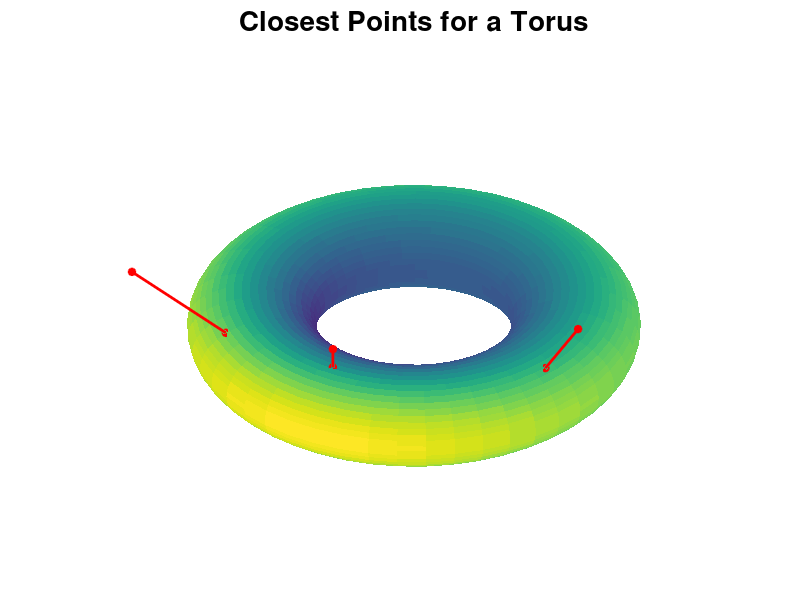

Source code (MATLAB):
%% Closest point for a torus
%
%% Parameters
R = 5;  r = 2;  L = R+r+1;

N = 50;
dx = 2*L/N;
x = dx-L:dx:L;

%[X, Y, Z] = meshgrid(x);



%%

theta = linspace(0, 2*pi, N);
phi = theta';


x3 = (r*cos(theta) + R).*cos(phi);
y3 = (r*cos(theta) + R).*sin(phi);
z3 = r*sin(theta) + 0*phi;

K = cos(theta)./(R + r*cos(theta'));


%%
figure(1)
%surf(x3, y3, z3, K, 'edgecolor', 'none')
surf(x3, y3, z3, K, 'edgecolor', 'none')
hold on, axis tight, axis off, view([-60 60])
title('Closest Points for a Torus', 'Fontsize', 20)

%%
a1 = -2; b1 = -7; c1 = 5;

[Pth, Pr, Pz] = cart2pol(a1, b1, c1);
[Pth1, Pr1] = cart2pol(Pr-R, Pz);
[Pr2, Pz2] = pol2cart(Pth1, r);
[cpa1, cpb1, cpc1] = pol2cart(Pth, Pr2+R, Pz2);

a2 = -5; b2 = 0; c2 = 3;

[Pth, Pr, Pz] = cart2pol(a2, b2, c2);
[Pth1, Pr1] = cart2pol(Pr-R, Pz);
[Pr2, Pz2] = pol2cart(Pth1, r);
[cpa2, cpb2, cpc2] = pol2cart(Pth, Pr2+R, Pz2);

a3 = -7; b3 = 6; c3 = 6;

[Pth, Pr, Pz] = cart2pol(a3, b3, c3);
[Pth1, Pr1] = cart2pol(Pr-R, Pz);
[Pr2, Pz2] = pol2cart(Pth1, r);
[cpa3, cpb3, cpc3] = pol2cart(Pth, Pr2+R, Pz2);

%%
plot3([a1 cpa1], [b1 cpb1], [c1 cpc1],  'r-*', 'linewidth', 2), hold on
plot3([a2 cpa2], [b2 cpb2], [c2 cpc2],  'r-*', 'linewidth', 2)
plot3([a3 cpa3], [b3 cpb3], [c3 cpc3],  'r-*', 'linewidth', 2), hold off
%plot3(cpa, cpb, cpc, 'r.', 'markersize', 20)

name = sprintf('../Project/Pictures_Movies/cpTorus.pdf');
print(name, '-dpdf', '-r0')





% %% Closest points
% X = x; Y = x; Z = x;
% 
% 
% [TH, RR, ZZ] = cart2pol(X, Y, Z);
% [X1, Y1, Z1] = pol2cart(TH, R, ZZ);
% [TH2, ~] = cart2pol(X1 - r , Z1);
% [Xc, Yc, Zc] = pol2cart(TH, r, Z);
% 
% %%
% [Xmesh, ~] = meshgrid(Xc, Yc);
% [Ymesh, ~] = meshgrid(Yc, Zc);
% [Zmesh, ~] = meshgrid(Zc, Xc);
















